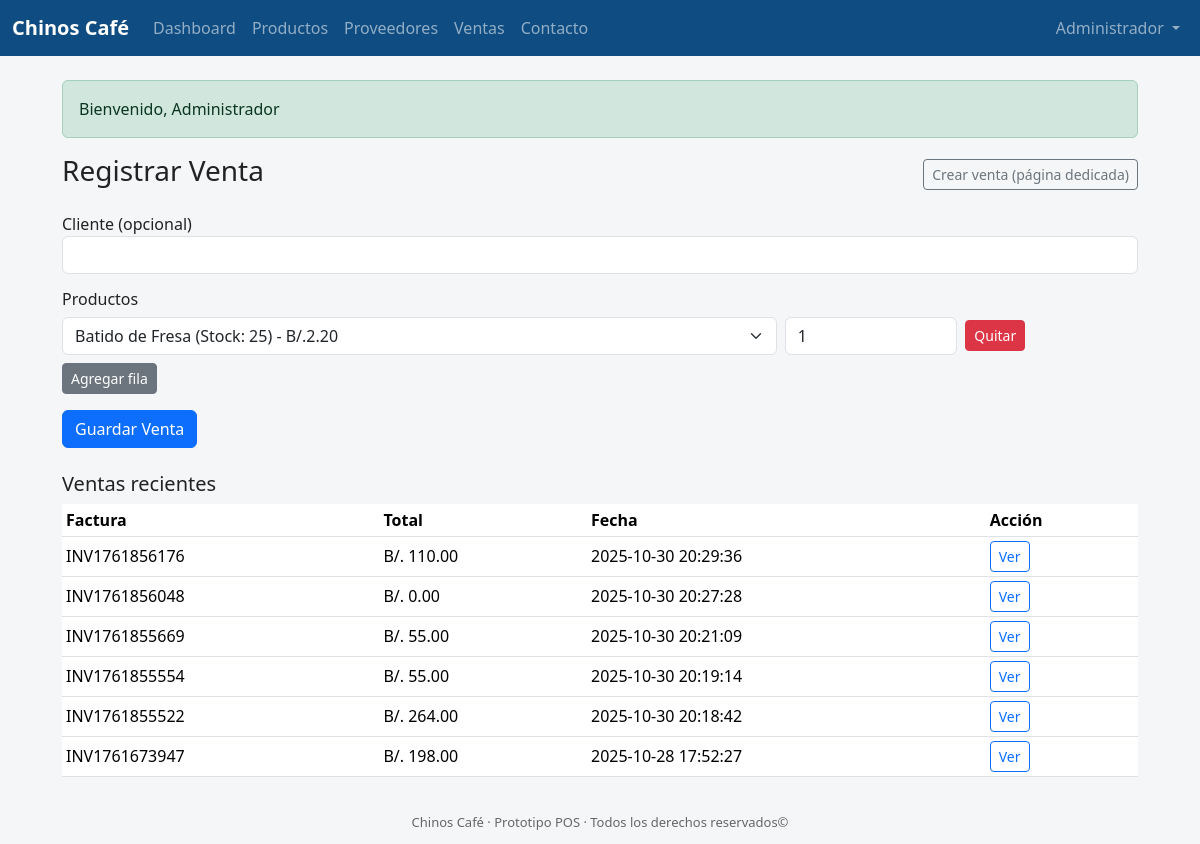
Screenshot of /chinoscafe/sales.php (signed in) with the database file from the repository.
### tables this page shows
CREATE TABLE `users` (
  `id` int(11) NOT NULL,
  `username` varchar(100) NOT NULL,
  `password_hash` varchar(255) NOT NULL,
  `full_name` varchar(150) DEFAULT NULL,
  `created_at` timestamp NOT NULL DEFAULT current_timestamp()
);

CREATE TABLE `sales` (
  `id` int(11) NOT NULL,
  `invoice_number` varchar(50) DEFAULT NULL,
  `total` decimal(10,2) NOT NULL,
  `date` timestamp NOT NULL DEFAULT current_timestamp(),
  `user_id` int(11) DEFAULT NULL,
  `customer_name` varchar(200) DEFAULT NULL
);

### chinoscafe/auth.php (called while the page is built, shortened)
<?php
require_once 'db.php';
function flash_get() {
    if (!empty($_SESSION['flash'])) {
        $f = $_SESSION['flash'];
        return $f;
    }
    return null;
}
function current_user() {
    global $mysqli;
    $id = intval($_SESSION['user_id']);
    $res = $mysqli->query("SELECT id, username, full_name FROM users WHERE id = $id LIMIT 1");
    if ($res && $res->num_rows) {
        $cache = $res->fetch_assoc();
        return $cache;
    }
    return null;
}

### chinoscafe/sales.php (the view, shortened to what this page needs)
<?php
require_once 'db.php';
require_once 'auth.php';
require_once __DIR__ . '/utils/replicate_helper.php';
$products_res = $mysqli->query("SELECT id, name, price, stock FROM products ORDER BY name");
$sales_res = $mysqli->query("SELECT * FROM sales ORDER BY date DESC LIMIT 10");
include 'header.php';
?>
<div class="d-flex justify-content-between align-items-center mb-3">
  <h3>Registrar Venta</h3>
  <a class="btn btn-sm btn-outline-secondary" href="create_sale.php">Crear venta (página dedicada)</a>
</div>
<form method="post" onsubmit="return confirm('Guardar venta?');">
  <div class="mb-3"><label>Cliente (opcional)</label><input class="form-control" name="customer_name"></div>
  <h6>Productos</h6>
  <div id="items">
    <div class="row item-row g-2 align-items-center mb-2">
      <div class="col-md-8">
        <select name="product_id[]" class="form-select">
          <?php
          $products_res->data_seek(0);
          while($p = $products_res->fetch_assoc()){
            echo "<option value='{$p['id']}'>".htmlspecialchars($p['name'])." (Stock: {$p['stock']}) - B/.".number_format($p['price'],2)."</option>";
          }
          ?>
        </select>
      </div>
      <div class="col-md-2"><input class="form-control" name="qty[]" type="number" value="1" min="1"></div>
      <div class="col-md-2"><button class="btn btn-sm btn-danger removeRow" type="button">Quitar</button></div>
    </div>
  </div>
  <p><a class="btn btn-sm btn-secondary" href="#" id="addRow">Agregar fila</a></p>
  <button class="btn btn-primary">Guardar Venta</button>
</form>
<h5 class="mt-4">Ventas recientes</h5>
<table class="table table-sm">
  <thead><tr><th>Factura</th><th>Total</th><th>Fecha</th><th>Acción</th></tr></thead>
  <tbody>
    <?php while($s = $sales_res->fetch_assoc()): ?>
      <tr>
        <td><?php echo htmlspecialchars($s['invoice_number']); ?></td>
        <td>B/. <?php echo number_format($s['total'],2); ?></td>
        <td><?php echo $s['date']; ?></td>
        <td><a class="btn btn-sm btn-outline-primary" href="invoice.php?id=<?php echo $s['id']; ?>">Ver</a></td>
      </tr>
    <?php endwhile; ?>
  </tbody>
</table>
<?php include 'footer.php'; ?>

### chinoscafe/header.php (shortened to what this page needs)
<?php
require_once 'db.php';
require_once 'auth.php';
$flash = flash_get();
$user = current_user();
?>
<!doctype html>
<html>
<head>
  <link href="https://cdn.jsdelivr.net/npm/bootstrap@5.3.2/dist/css/bootstrap.min.css" rel="stylesheet">
  <link rel="stylesheet" href="assets/css/style.css">
</head>
<body>
<nav class="navbar navbar-expand-lg navbar-dark" style="background:#0f4c81;">
  <div class="container-fluid">
    <a class="navbar-brand" href="index.php">Chinos Café</a>
    <div class="collapse navbar-collapse" id="navMenu">
      <ul class="navbar-nav me-auto mb-2 mb-lg-0">
        <li class="nav-item"><a class="nav-link" href="index.php">Dashboard</a></li>
        <li class="nav-item"><a class="nav-link" href="products.php">Productos</a></li>
        <li class="nav-item"><a class="nav-link" href="suppliers.php">Proveedores</a></li>
        <li class="nav-item"><a class="nav-link" href="sales.php">Ventas</a></li>
        <li class="nav-item"><a class="nav-link" href="contact.php">Contacto</a></li>
      </ul>
      <ul class="navbar-nav ms-auto">
        <?php if ($user): ?>
          <li class="nav-item dropdown">
            <a class="nav-link dropdown-toggle" href="#" id="userMenu" role="button" data-bs-toggle="dropdown" aria-expanded="false">
              <?php echo htmlspecialchars($user['full_name'] ?: $user['username']); ?>
            </a>
          </li>
        <?php else: ?>
          <li class="nav-item"><a class="nav-link" href="login.php">Ingresar</a></li>
        <?php endif; ?>
      </ul>
    </div>
  </div>
</nav>
<div class="container my-4">
  <?php if ($flash): ?>
    <div class="alert alert-<?php echo ($flash['type']==='error' ? 'danger' : ($flash['type']==='warning'?'warning':'success')); ?>">
      <?php echo htmlspecialchars($flash['msg']); ?>
    </div>
  <?php endif; ?>

### chinoscafe/assets/css/style.css (style rules this page uses)
body { background:#f4f6f8; color:#222; }
.navbar-brand { font-weight:700; }
.container { max-width:1100px; }
.table td, .table th { vertical-align: middle; }

### rows the page displays
users: full_name "Administrador"
sales: invoice_number "INV1761856176", total "110.00", date "2025-10-30 20:29:36"
sales: invoice_number "INV1761856048", total "0.00", date "2025-10-30 20:27:28"
sales: invoice_number "INV1761855669", total "55.00", date "2025-10-30 20:21:09"
sales: invoice_number "INV1761855554", total "55.00", date "2025-10-30 20:19:14"
sales: invoice_number "INV1761855522", total "264.00", date "2025-10-30 20:18:42"
sales: invoice_number "INV1761673947", total "198.00", date "2025-10-28 17:52:27"

### other values shown
$flash['msg'] "Bienvenido, Administrador"
form field value "Batido de Fresa (Stock: 25) - B/.2.20"
